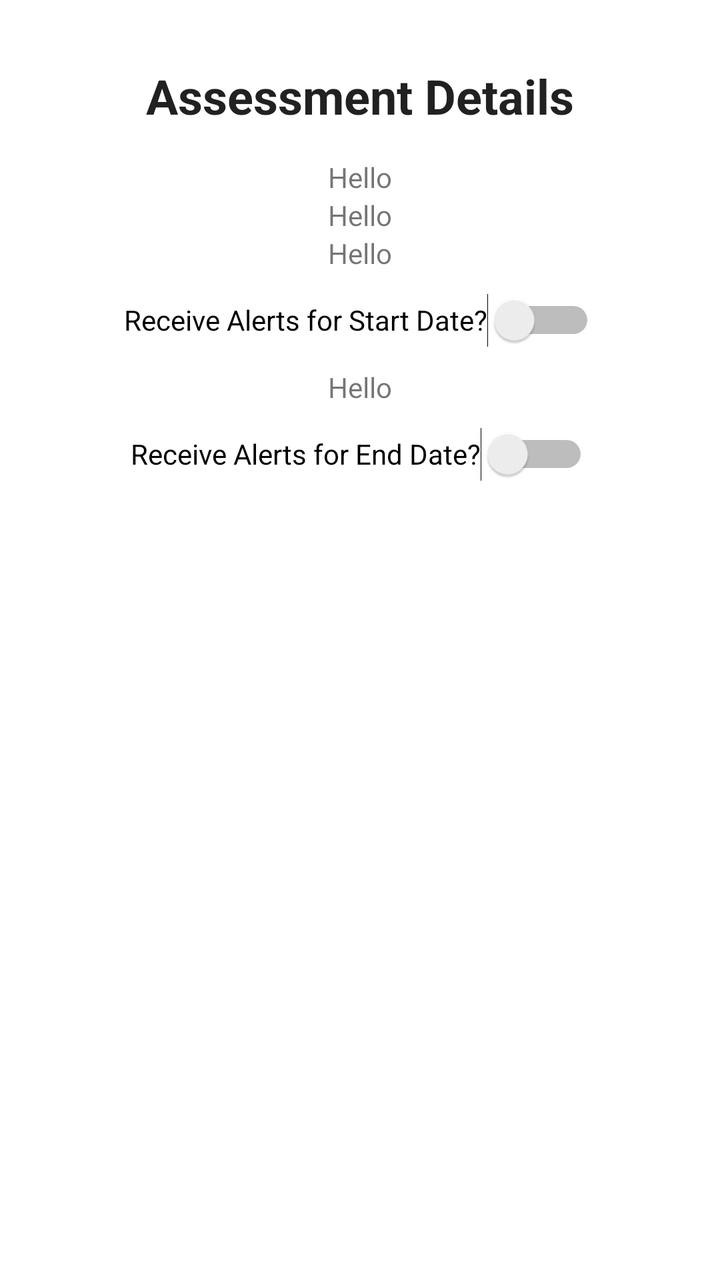
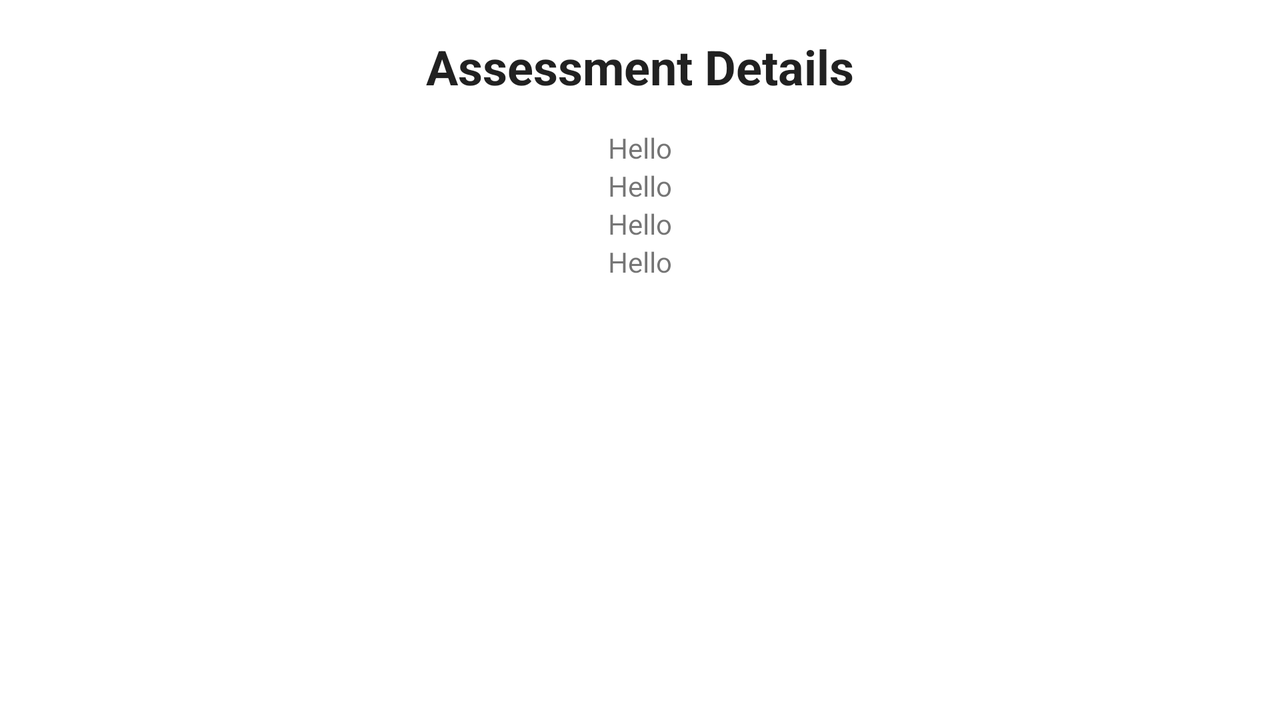

Two renders of one Android screen. The first uses the default layout on a phone; the second uses the alternative layout the repository ships for a different screen configuration, on a matching device. The two XML files are below.
<!-- AndroidManifest.xml: application theme Theme.Scheduler -->
<!-- res/layout/activity_assessment_details.xml -->
<?xml version="1.0" encoding="utf-8"?>
<ScrollView xmlns:android="http://schemas.android.com/apk/res/android"
    xmlns:app="http://schemas.android.com/apk/res-auto"
    xmlns:tools="http://schemas.android.com/tools"
    android:layout_width="match_parent"
    android:layout_height="match_parent"
    android:id="@+id/scroll"
    android:fillViewport="true">

    <androidx.constraintlayout.widget.ConstraintLayout
        android:layout_width="match_parent"
        android:layout_height="match_parent"
        tools:context=".UI.TermDetails">


        <TextView
            android:id="@+id/header_title"
            android:layout_width="wrap_content"
            android:layout_height="wrap_content"
            android:text="Assessment Details"
            android:textAppearance="@style/TextAppearance.AppCompat.Headline"
            android:textStyle="bold"
            app:layout_constraintBottom_toBottomOf="parent"
            app:layout_constraintEnd_toEndOf="parent"
            app:layout_constraintStart_toStartOf="parent"
            app:layout_constraintTop_toTopOf="parent"
            app:layout_constraintVertical_bias="0.052" />

        <LinearLayout
            android:id="@+id/div"
            android:layout_width="match_parent"
            android:layout_height="wrap_content"
            android:layout_marginTop="15dp"
            android:gravity="center"
            android:orientation="vertical"
            app:layout_constraintStart_toStartOf="parent"
            app:layout_constraintTop_toBottomOf="@id/header_title">

            <TextView
                android:id="@+id/title"
                android:layout_width="wrap_content"
                android:layout_height="wrap_content"
                android:gravity="center"
                android:text="Hello"

                app:layout_constraintStart_toStartOf="parent"
                app:layout_constraintTop_toTopOf="parent" />
            <TextView
                android:id="@+id/type"
                android:layout_width="wrap_content"
                android:layout_height="wrap_content"
                android:gravity="center"
                android:text="Hello"

                app:layout_constraintStart_toStartOf="parent"
                app:layout_constraintTop_toTopOf="parent" />

            <TextView
                android:id="@+id/startDate"
                android:layout_width="wrap_content"
                android:layout_height="wrap_content"
                android:text="Hello"
                app:layout_constraintStart_toStartOf="parent"
                app:layout_constraintTop_toTopOf="parent" />

            <Switch
                android:id="@+id/startDateSwitch"
                android:layout_width="wrap_content"
                android:layout_height="wrap_content"
                android:minHeight="48dp"
                android:text="Receive Alerts for Start Date?"
                app:layout_constraintStart_toStartOf="parent"
                app:layout_constraintTop_toTopOf="parent" />

            <TextView
                android:id="@+id/endDate"
                android:layout_width="wrap_content"
                android:layout_height="wrap_content"
                android:text="Hello"
                app:layout_constraintStart_toStartOf="parent"
                app:layout_constraintTop_toTopOf="parent" />

            <Switch
                android:id="@+id/endDateSwitch"
                android:layout_width="wrap_content"
                android:layout_height="wrap_content"
                android:minHeight="48dp"
                android:text="Receive Alerts for End Date?"
                app:layout_constraintStart_toStartOf="parent"
                app:layout_constraintTop_toTopOf="parent" />


        </LinearLayout>


    </androidx.constraintlayout.widget.ConstraintLayout>
</ScrollView>
<!-- resources referenced by this layout -->
<resources>
  <style name="Theme.Scheduler" parent="Theme.MaterialComponents.DayNight.DarkActionBar">
          
          <item name="colorPrimary">@color/sky_blue</item>
          <item name="colorPrimaryVariant">@color/medium_blue</item>
          <item name="colorOnPrimary">@color/white</item>
          
          <item name="colorSecondary">@color/light_blue</item>
          <item name="colorSecondaryVariant">@color/light_blue</item>
          <item name="colorOnSecondary">@color/black</item>
          
          <item name="android:statusBarColor">?attr/colorPrimaryVariant</item>
          
      </style>
  <color name="sky_blue">#87CEEB</color>
  <color name="medium_blue">#528AAE</color>
  <color name="white">#FFFFFFFF</color>
  <color name="light_blue">#ADD8E6</color>
  <color name="black">#FF000000</color>
</resources>
<!-- res/layout-land/activity_assessment_details.xml (the author's variant of the layout above) -->
<!-- drawn on the phone turned sideways -->
<?xml version="1.0" encoding="utf-8"?>
<ScrollView xmlns:android="http://schemas.android.com/apk/res/android"
    xmlns:app="http://schemas.android.com/apk/res-auto"
    xmlns:tools="http://schemas.android.com/tools"
    android:layout_width="match_parent"
    android:layout_height="match_parent"
    android:id="@+id/scroll"
    android:fillViewport="true">

    <androidx.constraintlayout.widget.ConstraintLayout
        android:layout_width="match_parent"
        android:layout_height="match_parent"
        tools:context=".UI.TermDetails">


        <TextView
            android:id="@+id/header_title"
            android:layout_width="wrap_content"
            android:layout_height="wrap_content"
            android:text="Assessment Details"
            android:textAppearance="@style/TextAppearance.AppCompat.Headline"
            android:textStyle="bold"
            app:layout_constraintBottom_toBottomOf="parent"
            app:layout_constraintEnd_toEndOf="parent"
            app:layout_constraintStart_toStartOf="parent"
            app:layout_constraintTop_toTopOf="parent"
            app:layout_constraintVertical_bias="0.052" />

        <LinearLayout
            android:id="@+id/div"
            android:layout_width="match_parent"
            android:layout_height="wrap_content"
            android:layout_marginTop="15dp"
            android:gravity="center"
            android:orientation="vertical"
            app:layout_constraintStart_toStartOf="parent"
            app:layout_constraintTop_toBottomOf="@id/header_title">

            <TextView
                android:id="@+id/title"
                android:layout_width="wrap_content"
                android:layout_height="wrap_content"
                android:gravity="center"
                android:text="Hello"

                app:layout_constraintStart_toStartOf="parent"
                app:layout_constraintTop_toTopOf="parent" />
            <TextView
                android:id="@+id/type"
                android:layout_width="wrap_content"
                android:layout_height="wrap_content"
                android:gravity="center"
                android:text="Hello"

                app:layout_constraintStart_toStartOf="parent"
                app:layout_constraintTop_toTopOf="parent" />

            <TextView
                android:id="@+id/startDate"
                android:layout_width="wrap_content"
                android:layout_height="wrap_content"
                android:text="Hello"
                app:layout_constraintStart_toStartOf="parent"
                app:layout_constraintTop_toTopOf="parent" />

            <TextView
                android:id="@+id/endDate"
                android:layout_width="wrap_content"
                android:layout_height="wrap_content"
                android:text="Hello"
                app:layout_constraintStart_toStartOf="parent"
                app:layout_constraintTop_toTopOf="parent" />


        </LinearLayout>


    </androidx.constraintlayout.widget.ConstraintLayout>
</ScrollView>
